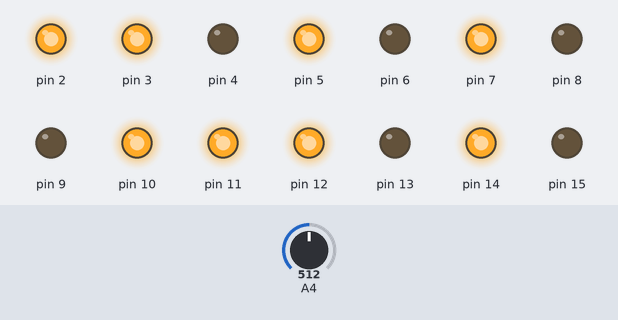
A sketch run on a simulated Arduino Uno, built with avr-gcc and run on an emulated ATmega328P. Parts: output pins drawn as LEDs (lit = HIGH). The test bench sets the inputs (shaded band); at power-on: A4 = 512. What the sketch prints to the serial monitor is not drawn.

Above: at 2.8 s.
2.9 s: A4 set to 716
At 5.2 s:
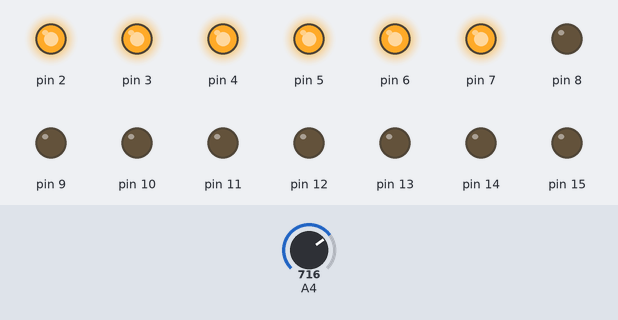
5.6 s: A4 set to 900
At 6.8 s:
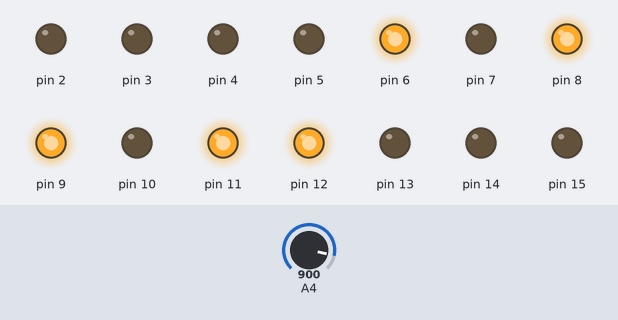
8.3 s: A4 set to 1023
At 11.1 s:
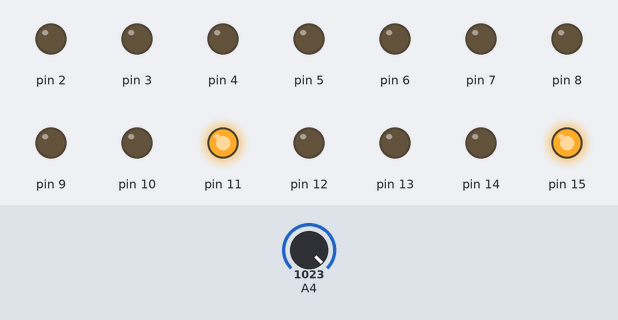
11.5 s: A4 set to 306
At 12.6 s:
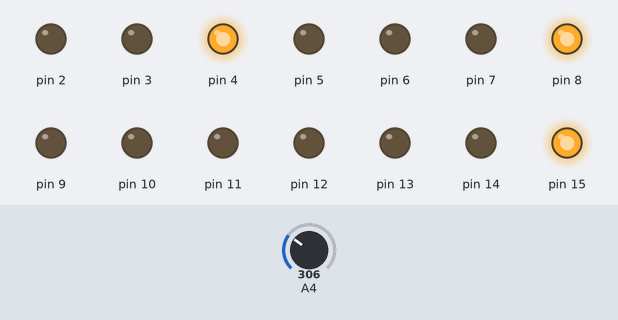
14.2 s: A4 set to 122
At 16.9 s:
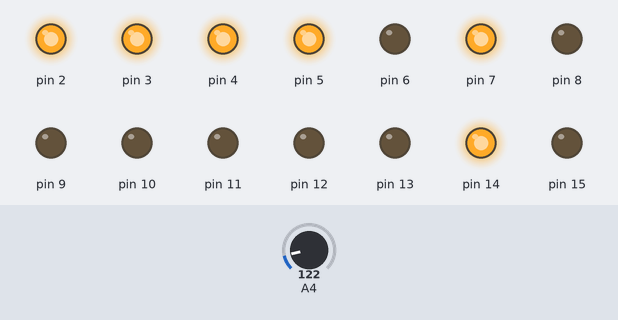
17.5 s: A4 set to 511
At 18.4 s:
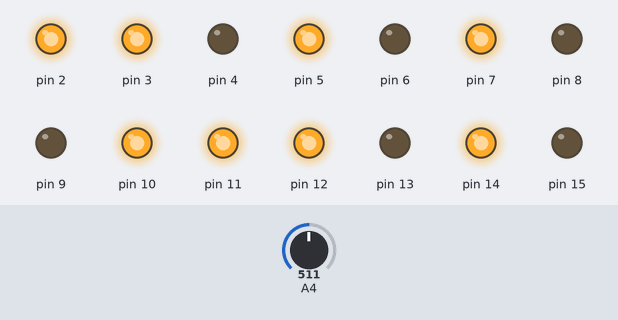
Timing chart, 0 to 20.5 s (numbered marks = the images above; inputs shaded):
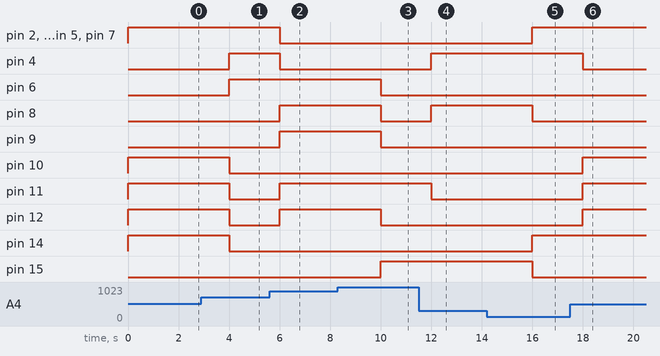

The sketch:

sketch_um_led7_segmentos.ino
```cpp
byte digits[10][7] = {
// a f e d c g b
  {0,0,0,0,0,1,0},
  {1,1,1,1,0,1,0},
  {0,1,0,0,1,0,0},
  {0,1,1,0,0,0,0},
  {1,0,1,1,0,0,0},
  {0,0,1,0,0,0,1},
  {0,0,0,0,0,0,1},
  {0,1,1,1,0,1,0},
  {0,0,0,0,0,0,0},
  {0,0,1,1,0,0,0}
};
int valueTest = 34;
int DISPLAY_DOZEN = 0;
int DISPLAY_UNIT = 7;
const int SENSOR = A4;
const float  BASE_CELSIUS =  0.4887585532746823069403714565;

void setup() {
  Serial.begin(9600);
  for(int i=2; i<=15; i++){
     pinMode(i,OUTPUT);
  }
}

void loop() {
 writeDisplay(readyTemperature());
 delay(2000);
}

void writeDisplay(int showNumber){
  int dozen = showNumber/10;
  int unit = showNumber % 10;
  writeDisplay(DISPLAY_DOZEN,dozen);
  writeDisplay(DISPLAY_UNIT, unit);
}

void writeDisplay(int display, int number){
   int begin = 2+display;
   int count = 0;
   for(int i = begin; i < begin+7; i++){
      digitalWrite(i,digits[number][count]);
      count++;
     }
}

float readyTemperature(){
 // float media = 0;

//  for(int i=0;i<10;i++){
//    media += (0.00488 / 0.01953 * analogRead(SENSOR) - 0.4 / 0.01953);
 // }
 // media /=10;

//  return media;
        int ADVal, Tc_100, whole, fract;

        ADVal = analogRead(4);
        Tc_100 = 25 * ADVal - 2050;

        whole = Tc_100 / 100;
        fract = Tc_100 % 100;

        Serial.print(whole);
        Serial.print(".");
        if (fract < 10)
        {
            Serial.print("0");
        }
        Serial.print(fract);
        Serial.write(176);
        Serial.println("C");
        return whole;
}
```

Measured:
- after the input at 2.9 s, pin 4, pin 6: LOW → HIGH after 1.1 s; pin 10–12, pin 14: HIGH → LOW after 1.1 s
- after the input at 5.6 s, pin 2–5, pin 7: HIGH → LOW after 0.40 s; pin 8, pin 9, pin 11, pin 12: LOW → HIGH after 0.40 s
- after the input at 8.3 s, pin 6, pin 8, pin 9, pin 12: HIGH → LOW after 1.7 s; pin 15: LOW → HIGH after 1.7 s
- after the input at 11.5 s, pin 4, pin 8: LOW → HIGH after 0.50 s; pin 11: HIGH → LOW after 0.50 s
- after the input at 14.2 s, pin 2, pin 3, pin 5, pin 7, pin 14: LOW → HIGH after 1.8 s; pin 8, pin 15: HIGH → LOW after 1.8 s
- after the input at 17.5 s, pin 4: HIGH → LOW after 0.51 s; pin 10–12: LOW → HIGH after 0.51 s
